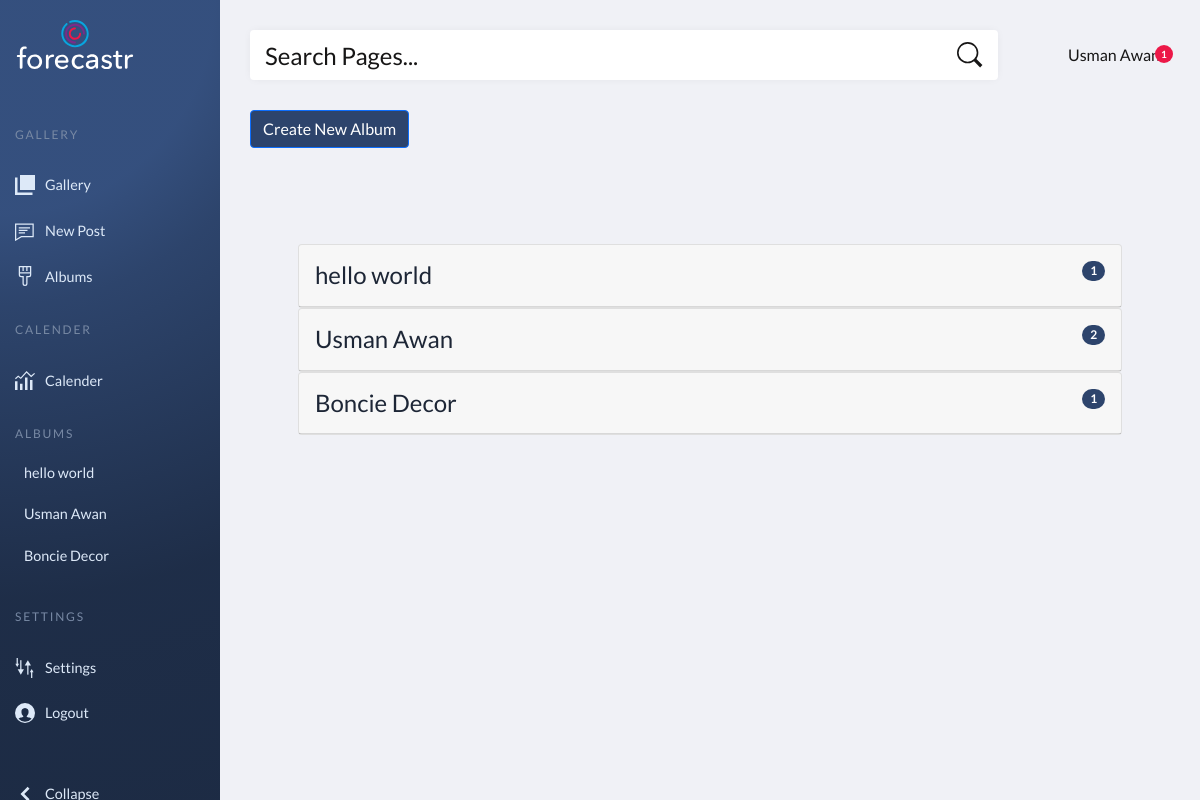
/gallery/albums/all/ (signed in), run on an earlier commit of the app's database.
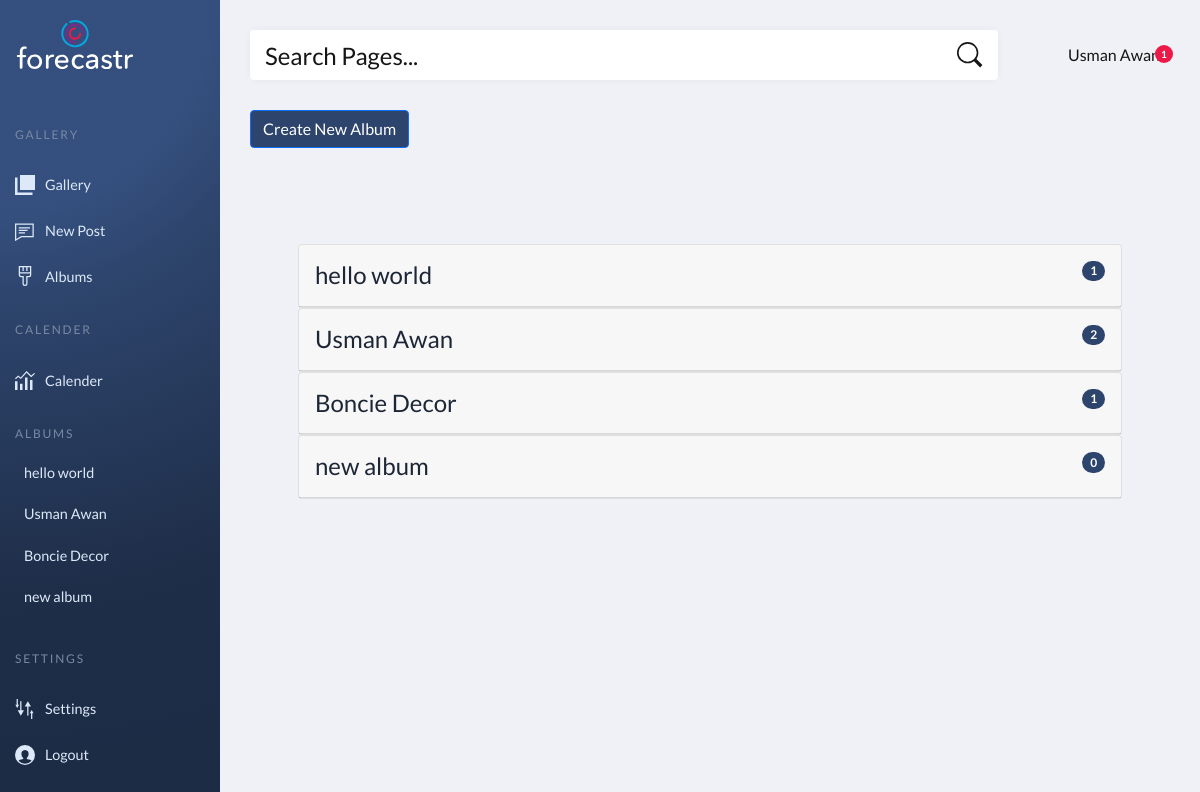
And on a later commit of the database.
### contentGallery/models.py (models this page shows, shortened)
class PostAlbum(models.Model):
    client = models.ForeignKey(Client, null=True, on_delete= models.SET_NULL, related_name='client_albums')
    posts = models.ManyToManyField(UserPost)
    name = models.CharField(max_length=128, blank=False)

### contentGallery/views.py (the view)
# urls.py: path("albums/all/", views.albumList, name="albums"),
@login_required(login_url="login")
def albumList(request):
    user = request.user
    client = user.client
    albumForm = PostAlbumForm()
    clientAlbums = client.client_albums.all()
    albums = []
    for album in clientAlbums:
        albums.append(AlbumsListResponseDto(
            album = album,
            posts_count = album.posts.all().count()
        ))
    context = {'ualbums': albums,'user': user, 'albums':  clientAlbums,'albumForm': albumForm}
    return render(request, "contentGallery/albums.html", context=context)

### contentGallery/forms.py
class PostAlbumForm(ModelForm):
    class Meta:
        model =  PostAlbum
        fields = ['name']

### contentGallery/templates/contentGallery/albums.html (shortened to what this page needs)
{%  extends 'utilaties/dashboard.html' %}
{% load static %}
{% block cssStyles %}
    <link href="https://cdnjs.cloudflare.com/ajax/libs/toastr.js/2.1.1/toastr.min.css" rel="stylesheet" media="all">
{% endblock cssStyles %}
{% block content %}
<section>
    <button type="button" class="btn btn-primary" data-bs-toggle="modal" data-bs-target="#albumModal">Create New Album</button>
    <div class="container p-5 mt-5 pt-5">
        <div class="row clearfix m-r-70 m-l-70 m-t-30">
            {% for ualbum in ualbums %}
              <div class="col-lg-12 text-center content-centers">
                <div class="card data-usage category-card">
                <div class="card-header">
                    <div class="row clearfix m-r-70 m-l-70 mt-2 ">
                        <div class="col-lg-12 d-flex justify-content-between align-items-start">
                            <h2 class="display h4 text-primary primary-d">{{ualbum.album.name}} </h2>
                            <span class="badge bg-primary rounded-pill">{{ualbum.posts_count}}</span>
                        </div>
                    </div>
                </div>
                </div>
              </div>
            {% endfor %}
        </div>
    </div>
</section>
{% endblock content %}

### utilaties/templates/utilaties/dashboard.html (shortened to what the changed rows need)
{% load static %}
<!DOCTYPE html>
<html lang="en">
<head>
    <link href="https://cdn.jsdelivr.net/npm/bootstrap@5.0.2/dist/css/bootstrap.min.css" rel="stylesheet">
    <link rel="stylesheet" href="{% static 'css/SocialHub/main.css' %}">
    {% block cssStyles %}
    {% endblock cssStyles %}
    <link href="https://cdnjs.cloudflare.com/ajax/libs/toastr.js/2.1.1/toastr.min.css" rel="stylesheet" media="all">
</head>
<body>
    <header class="page-header">
        <nav>
            <ul class="admin-menu">
                {% for album in albums %}
                    <form id="{{album.id}}" action="{% url 'gallery' %}" method="POST">
                        <a onclick="document.getElementById('{{album.id}}').submit();">
                            <li class="ms-4" style="cursor: pointer;"> {{album.name}}</li>
                        </a>
                    </form>
                {% endfor %}
                <li>
                    <button class="collapse-btn" aria-expanded="true" aria-label="collapse menu">
                        <svg aria-hidden="true">
                            <use xlink:href="#collapse"></use>
                        </svg>
                        <span>Collapse</span>
                    </button>
                </li>
            </ul>
        </nav>
    </header>
    <section class="page-content">
        {% block content %}
        {% endblock content %}
    </section>
</body>
</html>

What changed in the data, as far as the page shows it:
added PostAlbum: name "new album", album.name "new album"
Also different on the page:
new list line: "0"
